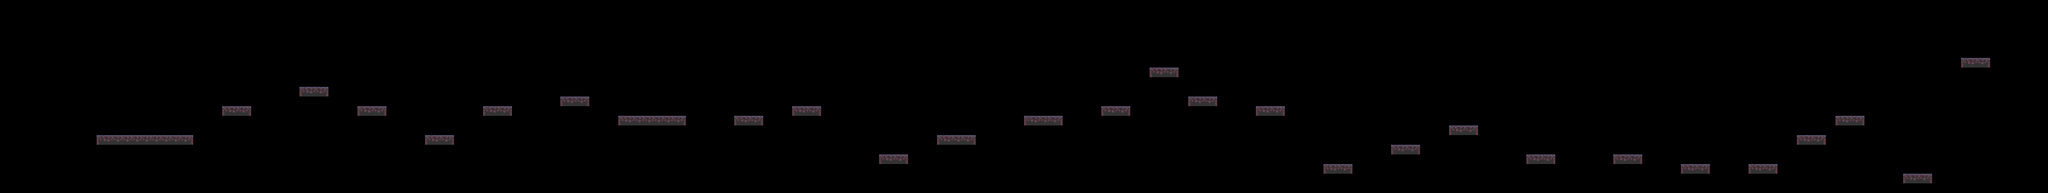

This game map was drawn from its Tiled (.tmx) file and the tilesets committed beside it. A one-line description and the trimmed map source follow:
An orthogonal 212x20 tile map with 16x16 px tiles, 1 tile layer (walls), 3 tilesets.

<map version="1.10" tiledversion="1.11.2" orientation="orthogonal" renderorder="right-down" width="212" height="20" tilewidth="16" tileheight="16" infinite="0" nextlayerid="5" nextobjectid="1">
 <tileset firstgid="1" name="tileSet-hd" tilewidth="16" tileheight="16" tilecount="72" columns="12">
  <image source="img/TileSet/tileSet2.png" trans="fe80fe" width="192" height="96" />
 </tileset>
 <tileset firstgid="73" name="tilSet2" tilewidth="16" tileheight="16" tilecount="72" columns="12">
  <image source="img/TileSet/tileSet2.png" width="192" height="96" />
 </tileset>
 <tileset firstgid="145" name="walls-stone" tilewidth="16" tileheight="16" tilecount="1" columns="1">
  <image source="img/walls/stone.png" width="16" height="16" />
 </tileset>
 <layer id="2" name="walls" width="212" height="20">
  <data>[4240 cells, 97 non-empty, 3 distinct tile ids]</data>
 </layer>
</map>
